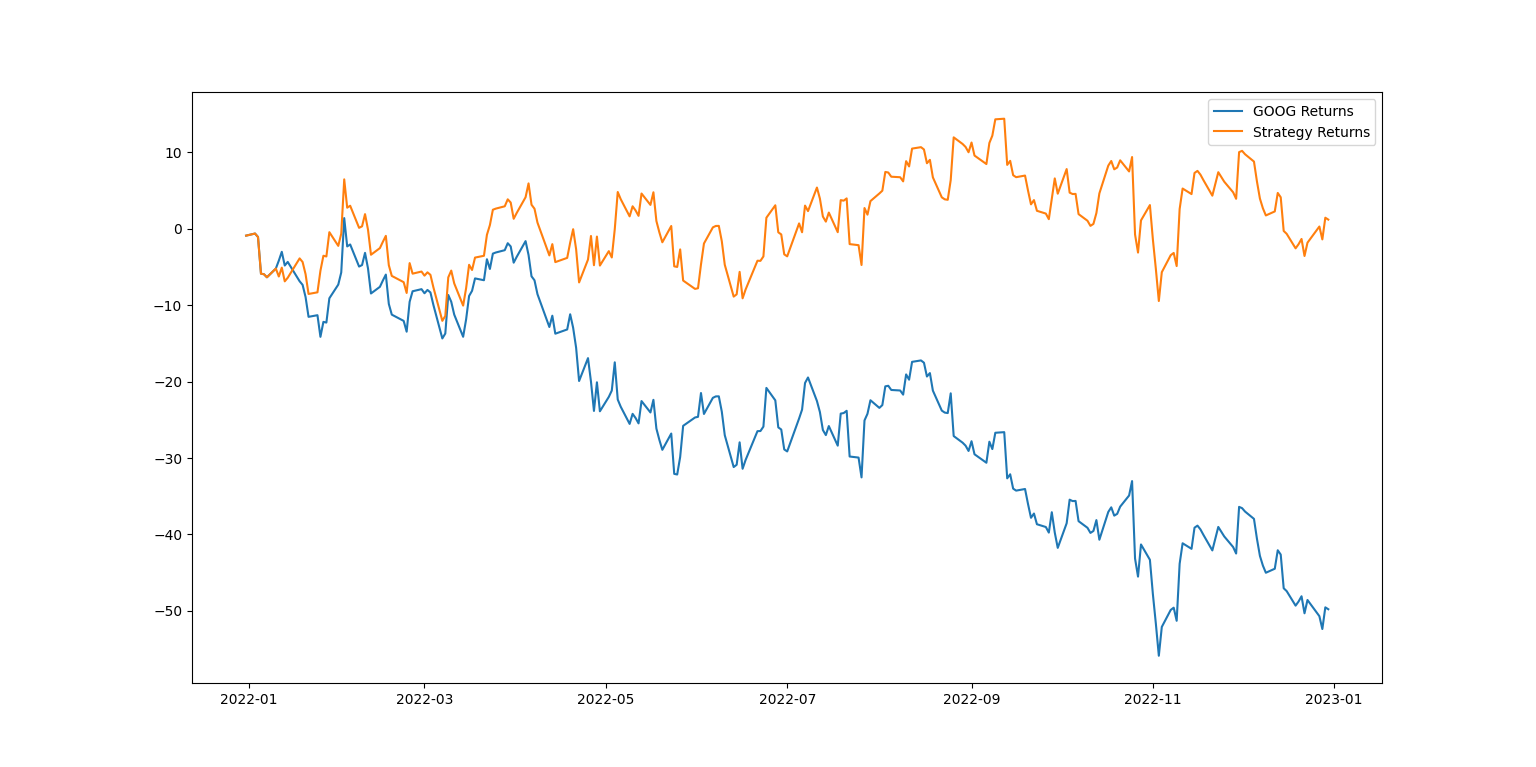

Write Python code to recreate this figure.
import pandas as pd
import numpy as np
import matplotlib.pyplot as plt
from sklearn.metrics import accuracy_score
from sklearn.linear_model import LogisticRegression


import yfinance as yf
start_date = '2018-01-01'
end_date = '2023-01-01'
google_data_frame = yf.download('GOOG', start = start_date, end = end_date)

google_data_frame['Open-Close']=google_data_frame.Open-google_data_frame.Close
google_data_frame['High-Low']=google_data_frame.High-google_data_frame.Low
google_data_frame=google_data_frame.dropna()
X=google_data_frame[['Open-Close','High-Low']]
Y=np.where(google_data_frame['Close'].shift(-1)>google_data_frame['Close'],1,-1)

split_ratio=0.8
split_value=int(split_ratio * len(google_data_frame))
X_train=X[:split_value]
Y_train=Y[:split_value]
X_test=X[split_value:]
Y_test=Y[split_value:]


logistic=LogisticRegression()
logistic.fit(X_train, Y_train)
accuracy_train = accuracy_score(Y_train, logistic.predict(X_train))
accuracy_test = accuracy_score(Y_test, logistic.predict(X_test))
print(accuracy_train, accuracy_test)


google_data_frame['Predicted_Signal']=logistic.predict(X)
google_data_frame['GOOG_Returns']=np.log(google_data_frame['Close']/google_data_frame['Close'].shift(1))


def calculate_return(df,split_value,symbol):
    cum_goog_return= df[split_value:]['%s_Returns' % symbol].cumsum() * 100
    df['Strategy_Returns']= df['%s_Returns' % symbol] * df['Predicted_Signal'].shift(1)
    return cum_goog_return

def calculate_strategy_return(df,split_value):
    cum_strategy_return = df[split_value:]['Strategy_Returns'].cumsum() * 100
    return cum_strategy_return

cum_goog_return=calculate_return(google_data_frame,split_value=len(X_train),symbol='GOOG')
cum_strategy_return= calculate_strategy_return(google_data_frame,split_value=len(X_train))


def plot_shart(cum_symbol_return, cum_strategy_return, symbol):
    plt.figure(figsize=(10,5))
    plt.plot(cum_symbol_return, label='%s Returns' % symbol)
    plt.plot(cum_strategy_return,label='Strategy Returns')
    plt.legend()
    plt.show()

plot_shart(cum_goog_return, cum_strategy_return,symbol='GOOG')

def sharpe_ratio(symbol_returns, strategy_returns):
    strategy_std=strategy_returns.std()
    sharpe=(strategy_returns-symbol_returns)/strategy_std
    return sharpe.mean()

accuracy_train = accuracy_score(Y_train, logistic.predict(X_train))
accuracy_test = accuracy_score(Y_test, logistic.predict(X_test))
print(accuracy_train, accuracy_test)
print(sharpe_ratio(cum_strategy_return,cum_goog_return))

from sklearn.metrics import mean_squared_error, r2_score

# The mean squared error
print("Mean squared error: %.2f"
      % mean_squared_error(Y_train, logistic.predict(X_train)))
# Explained variance score: 1 is perfect prediction
print('Variance score: %.2f' % r2_score(Y_train, logistic.predict(X_train)))

# The mean squared error
print("Mean squared error: %.2f"
      % mean_squared_error(Y_test, logistic.predict(X_test)))
# Explained variance score: 1 is perfect prediction
print('Variance score: %.2f' % r2_score(Y_test, logistic.predict(X_test)))
